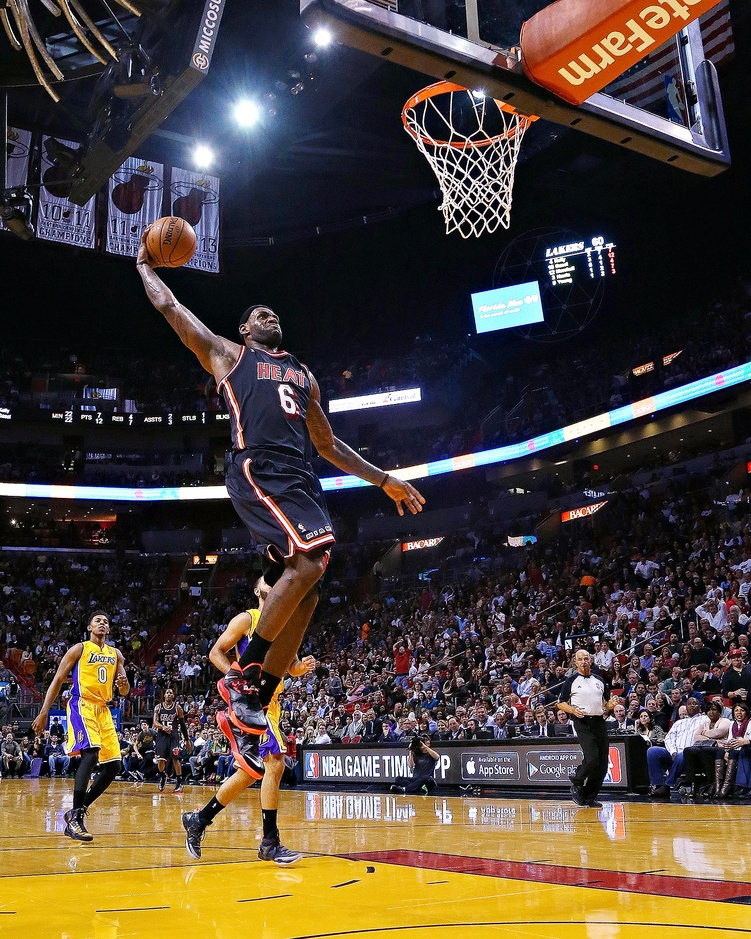
#> input picture DIP and Edge Detection/images/lebronslam.jpg, 751 x 939 px, shrunk from 1536 x 1920 before the run
$ jupyter execute sift_features.ipynb
#> lines starting #> are read from the running program, lines starting #| are printed output that depends on the picture
The SIFT detectors is pretty much based on running the DoG algorithm as an approximation for the NLoG (Normalized Laplacian of Gaussian), and then using the Histogram of Oriented Gradients to summarize the feature -- note that the SIFT detector algorithm in OpenCV already does most of this for us so we don't need to worry about this manually.

[cell 1]
import cv2
import matplotlib.pyplot as plt
import os
import numpy

#importing the correct image
image_path = os.path.abspath("./images/lebronslam.jpg")
image = cv2.imread(image_path)
#> image is the input picture: shape (939, 751, 3); mean B, G, R 56.8, 66.3, 77.4

# Convert the image to grayscale
gray = cv2.cvtColor(image, cv2.COLOR_BGR2GRAY)
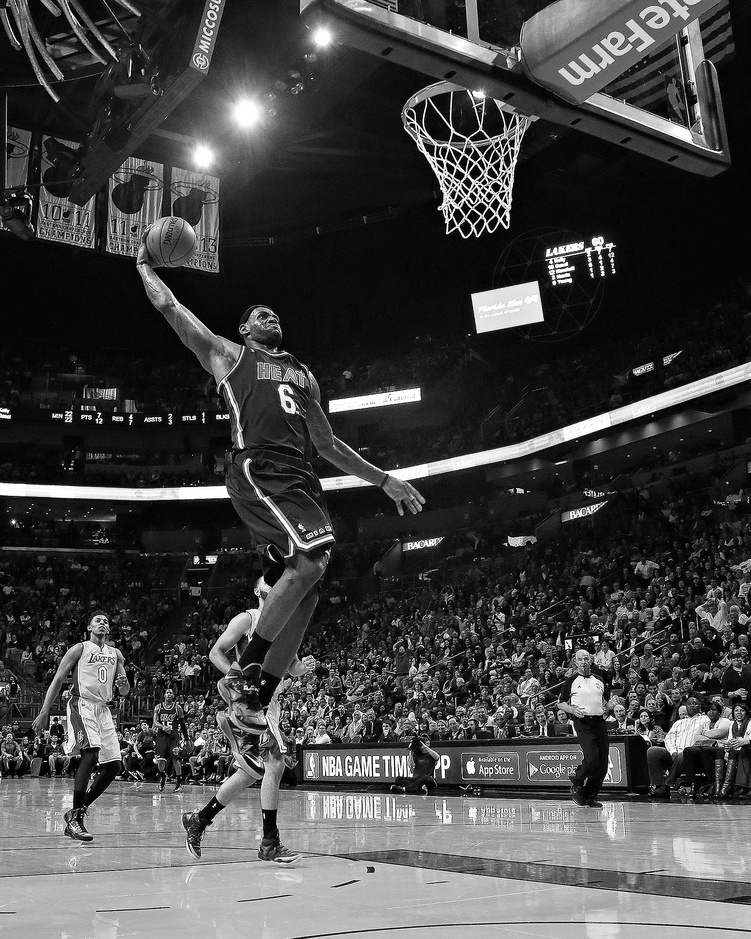
#> gray: shape (939, 751); min 0, max 255, mean 68.5

We first create an instance of the SIFT class (as a part of OpenCV) and then use the *detectAndCompute* method in order to compute the keypoints and descriptors in the image. This is very convenient because this single method runs the whole algorithm for us.

[cell 2]
# Initialize the SIFT detector
sift = cv2.SIFT_create()

# Detect SIFT keypoints and descriptors
keypoints, descriptors = sift.detectAndCompute(gray, None)
#> keypoints = 3847 keypoints; strongest (x, y, size): (554, 283, 2.5), (131, 417, 2.3), (487, 187, 1.9), (596, 638, 3.5)

# Create a copy of the grayscale image in color
image_with_keypoints = cv2.cvtColor(gray, cv2.COLOR_GRAY2BGR)

This section involves drawing the keypoints and the circles in the image (on the gray-version of the image for improved visibility especially because I'm colorblind lol). Apart from that in this codeblock I just write standard displaying code.

[cell 3]
# Draw the keypoints in red
for keypoint in keypoints:
    x, y = keypoint.pt
    x = int(x)
    y = int(y)
    cv2.circle(image_with_keypoints, (x, y), int(keypoint.size / 2), (0, 0, 255), 2)
#> this loop made 3847 passes
#> (keypoint, x, y) on passes 1 to 3: (keypoint at (2.4, 670), size 2, 2, 670), (keypoint at (2.4, 670), size 2, 2, 670), (keypoint at (2.7, 770.4), size 2.4, 2, 770)
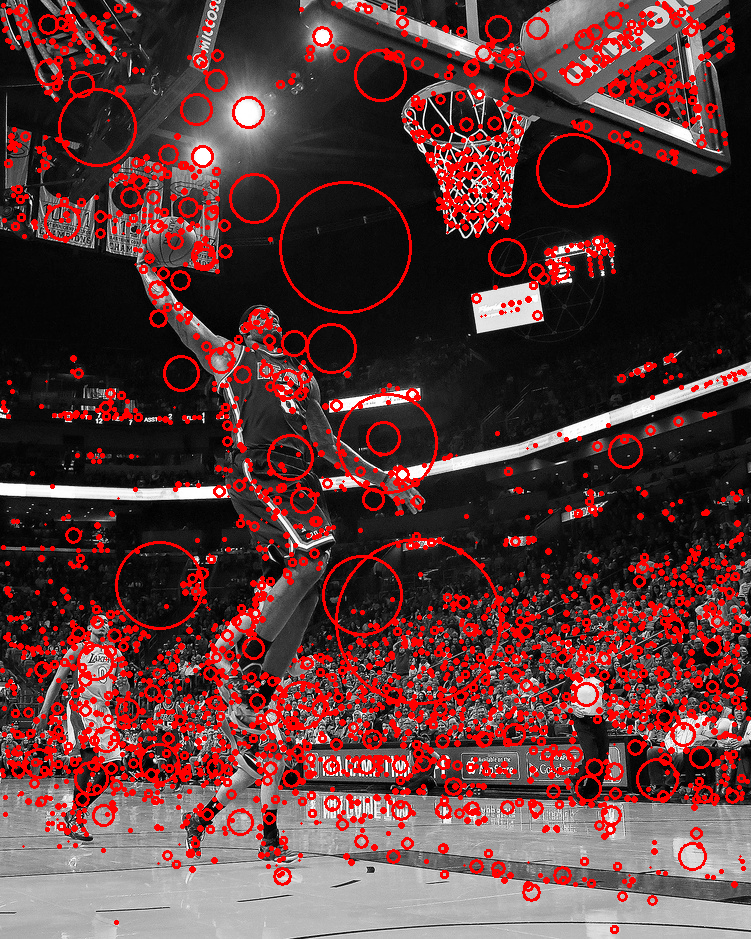
#> image_with_keypoints: shape (939, 751, 3); mean B, G, R 56.6, 56.6, 93.8

# Display the result
plt.figure(figsize=(12, 8))

# Show the original image in RGB
plt.subplot(1, 2, 1)
plt.imshow(cv2.cvtColor(image, cv2.COLOR_BGR2RGB))
plt.title('Original Image')
plt.axis('off')

# Show the grayscale image with red SIFT keypoints
plt.subplot(1, 2, 2)
plt.imshow(cv2.cvtColor(image_with_keypoints, cv2.COLOR_BGR2RGB))
plt.title('SIFT Keypoints in Red on Grayscale Image')
plt.axis('off')

plt.tight_layout()
plt.show()
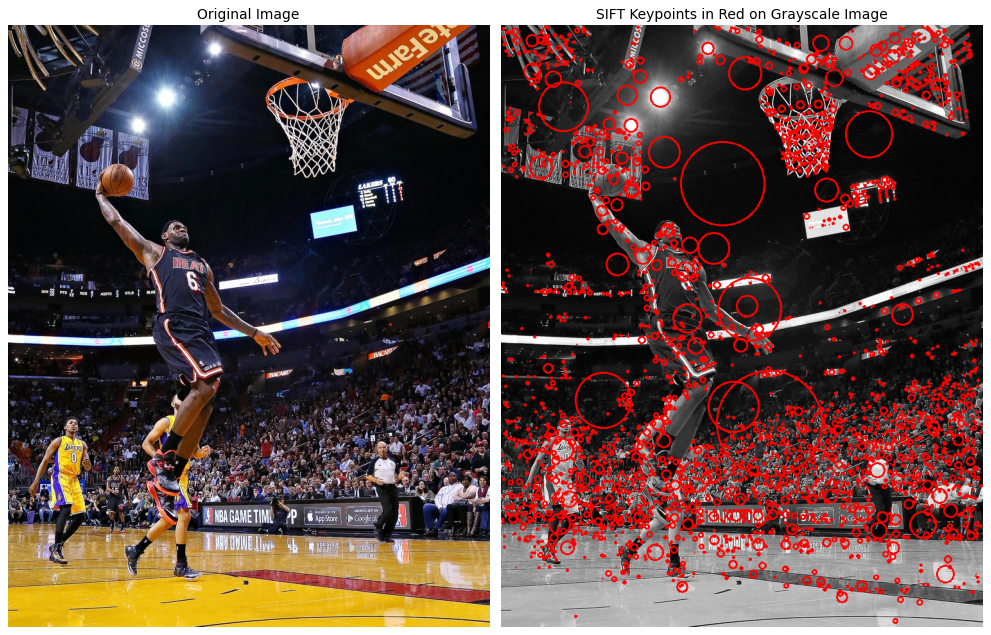
#> figure drawn by matplotlib, 2 panels
